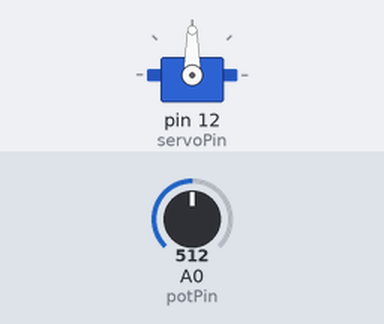
A sketch run on a simulated Arduino Uno, built with avr-gcc and run on an emulated ATmega328P. Shown: servo. The test bench sets the inputs (shaded band); at power-on: A0 (potPin) = 512.

Above: at 1.2 s.
1.3 s: A0 (potPin) set to 716
At 2.1 s:
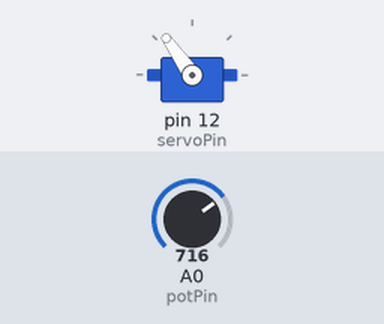
2.8 s: A0 (potPin) set to 900
At 3.2 s:
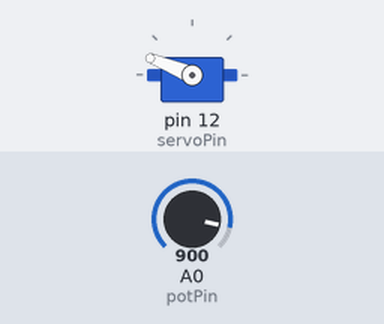
4.3 s: A0 (potPin) set to 1023
At 5.5 s:
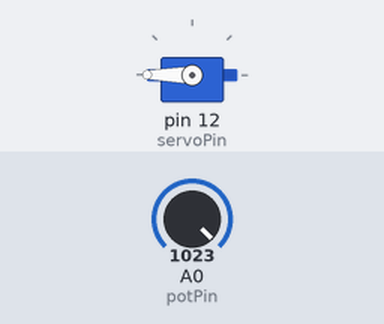
5.8 s: A0 (potPin) set to 306
At 6.7 s:
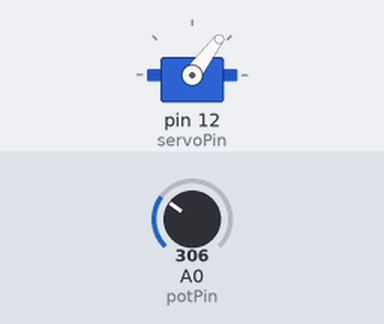
7.3 s: A0 (potPin) set to 122
At 7.8 s:
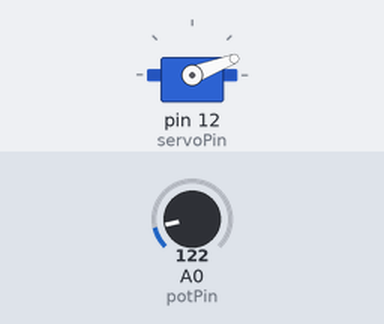
Timing chart, 0 to 9.8 s (numbered marks = the images above; inputs shaded):
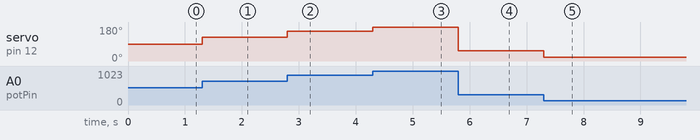

The sketch:

servo_motor_with_potentiometer.ino
```cpp
#include<Servo.h>
int potPin = A0;
int servoPin = 12;

Servo servo1;

void setup() {
  pinMode(potPin,INPUT);
  servo1.attach(servoPin);
}

void loop() {
  int value = analogRead(potPin);
  value = map(value,0,1023,0,180);
  servo1.write(value);
}
```

Measured:
- after the input at 1.3 s, servo on pin 12 (servoPin): 90° → 125° at once
- after the input at 2.8 s, servo on pin 12 (servoPin): 125° → 158° at once
- after the input at 4.3 s, servo on pin 12 (servoPin): 158° → 180° at once
- after the input at 5.8 s, servo on pin 12 (servoPin): 180° → 53° at once
- after the input at 7.3 s, servo on pin 12 (servoPin): 53° → 21° at once
